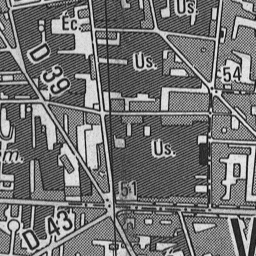
#> input picture TP3 Segmentation/carte.tif, 256 x 256 px
$ python sobel.py
#> lines starting #> are read from the running program, lines starting #| are printed output that depends on the picture
### TP3 Segmentation/mrlab.py
# -*- coding: utf-8 -*-
#
#
#
#########################################################################
u"""
lecture, écriture et affichage d'images à forte dynamique, réeles ou complexes (radar)
"""

MRLABVERSION=u"V0.1  Version du 21 mai 2019"

#############################################################################
import numpy as np

import math

globalparamnotebook=0

##############################################################################
#
def version():
    return MRLABVERSION
##############################################################################
#############################
# [84 lines left out: functions notebook, dericheGradX, dericheGradY, not called in this run]


################################################
# 22 mai 2019
def sobelGradX(ima):

    nl,nc=ima.shape
    gradx=np.zeros((nl,nc))


    #gradx=np.zeros(nl,nc)
    for i in range(1,nl-1):
        for j in range(1,nc-1):
            gradx[i,j]=ima[i-1,j+1]+2*ima[i,j+1]+ima[i+1,j+1]-ima[i-1,j-1]-2*ima[i,j-1]-ima[i+1,j-1];

    return gradx

################################################
# 22 mai 2019
def sobelGradY(ima):

    nl,nc=ima.shape
    grady=np.zeros((nl,nc))


#gradx=np.zeros(nl,nc)
    for i in range(1,nl-1):
        for j in range(1,nc-1):
            grady[i,j]=ima[i+1,j-1]+2*ima[i+1,j]+ima[i+1,j+1]-ima[i-1,j-1]-2*ima[i-1,j]-ima[i-1,j+1];

    return grady
################################################
# 27 juilet 2019
def toto(a):
    print ('a : %f'%a)

################################################
# 22 mai 2019

# [71 lines left out: functions normeGradient, dericheSmoothX, dericheSmoothY, not called in this run]


################################################
# 22 mai 2019
def maximaDirectionGradient(gradx,grady):


    nl,nc=gradx.shape

    norme=np.sqrt(gradx*gradx+grady*grady)+0.1

    gradx=np.divide(gradx,norme)
    grady=np.divide(grady,norme)

    contours=np.zeros((nl,nc),dtype=int);

    for i in range(1,nl-1):
        for j in range(1,nc-1):
            G1=interpolationbilineaire(norme,i+grady[i,j],j+gradx[i,j]);
            G2=interpolationbilineaire(norme,i-grady[i,j],j-gradx[i,j]);
            if norme[i,j]>=G1 and norme[i,j]>=G2:
                contours[i,j]=1
            else:
                contours[i,j]=0

    return contours

################################################
# 22 mai 2019
def interpolationbilineaire(ima,l,c):

    l,c

    l1=l-np.floor(l)
    l2=np.ceil(l)-l
    c1=c-np.floor(c)
    c2=np.ceil(c)-c


    ll=np.uint32(np.floor(l))
    cc=np.uint32(np.floor(c))

    val=ima[ll,cc]*l2*c2+ima[ll+1,cc]*l1*c2+ima[ll,cc+1]*l2*c1+ima[ll+1,cc+1]*l1*c1

    return val


############################################################################
# Septembre 2017 : une liste de paramètres sont requis
#

### TP3 Segmentation/sobel.py
#!/usr/bin/env python
# -*- coding: utf-8 -*-
"""
Created on 22 May 2019

@author: M Roux
"""
#%%
import math
import numpy as np
import matplotlib.pyplot as plt
import skimage as sk

from scipy import ndimage
from scipy import signal

from skimage import io

from skimage import filters


##############################################

import mrlab as mr
#%%
##############################################"

############## le close('all') de Matlab
plt.close('all')
################################"


ima=io.imread('carte.tif')
#> ima is the input picture: shape (256, 256); min 21, max 231, mean 116
sigma=0.5
seuilnorme=0.15


gfima=filters.gaussian(ima,sigma)

plt.figure('Image originale')
plt.imshow(ima, cmap='gray')

plt.figure('Image filtrée (passe-bas)')
plt.imshow(gfima, cmap='gray')

gradx=mr.sobelGradX(gfima)
#> after the loop in sobelGradX, `for i in range(1,nl-1):`:
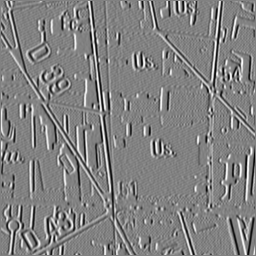
#> gradx: shape (256, 256) float64; min -2.9, max 2.8, mean -0.00124; drawn with min black and max white
grady=mr.sobelGradY(gfima)
#> after the loop in sobelGradY, `for i in range(1,nl-1):`:
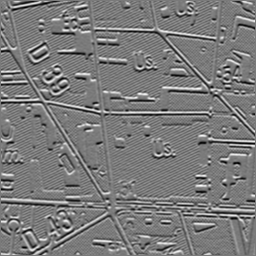
#> grady: shape (256, 256) float64; min -2.27, max 2.45, mean 0.00194; drawn with min black and max white

plt.figure('Gradient horizontal')
plt.imshow(gradx, cmap='gray')

plt.figure('Gradient vertical')
plt.imshow(grady, cmap='gray')

norme=np.sqrt(gradx*gradx+grady*grady)


plt.figure('Norme du gradient')
plt.imshow(norme, cmap='gray')

direction=np.arctan2(grady,gradx)

plt.figure('Direction du Gradient')
plt.imshow(direction, cmap='gray')


contoursnorme =(norme>seuilnorme)
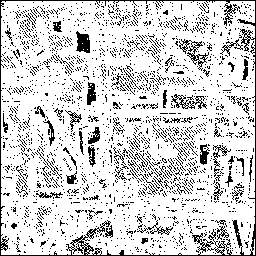
#> contoursnorme: shape (256, 256) bool; 82.4% white; black in thin lines or dots


plt.figure('Norme seuillée')
plt.imshow(255*contoursnorme)


contours=np.uint8(mr.maximaDirectionGradient(gradx,grady))
#> in maximaDirectionGradient, `gradx=np.divide(gradx,norme)`:
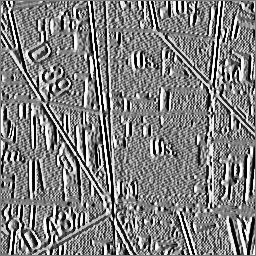
#> gradx: shape (256, 256) float64; min -0.965, max 0.965, mean 0.00601; drawn with min black and max white
#> in maximaDirectionGradient, `grady=np.divide(grady,norme)`:
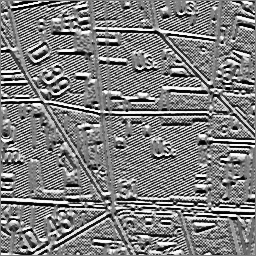
#> grady: shape (256, 256) float64; min -0.958, max 0.961, mean 0.000875; drawn with min black and max white
#> the loop in maximaDirectionGradient, `for i in range(1,nl-1):` made 254 passes
#> after the loop in maximaDirectionGradient, `for i in range(1,nl-1):`:
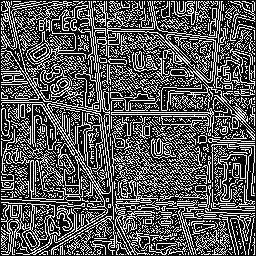
#> contours: shape (256, 256) int64; values 0 (black) and 1 (white), 33.9% white in thin lines or dots

plt.figure('Maxima du gradient dans la direction du gradient')
plt.imshow(255*contours)


valcontours=(norme>seuilnorme)*contours
#> valcontours: shape (256, 256); values 0 (black) and 1 (white), 33.3% white in thin lines or dots

plt.figure()
plt.imshow(255*valcontours)
plt.show()
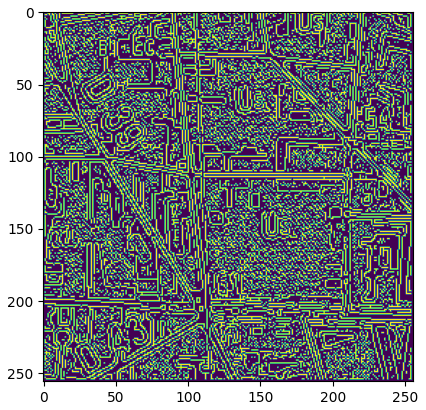
#> figure drawn by matplotlib, 1 panel


# %%
